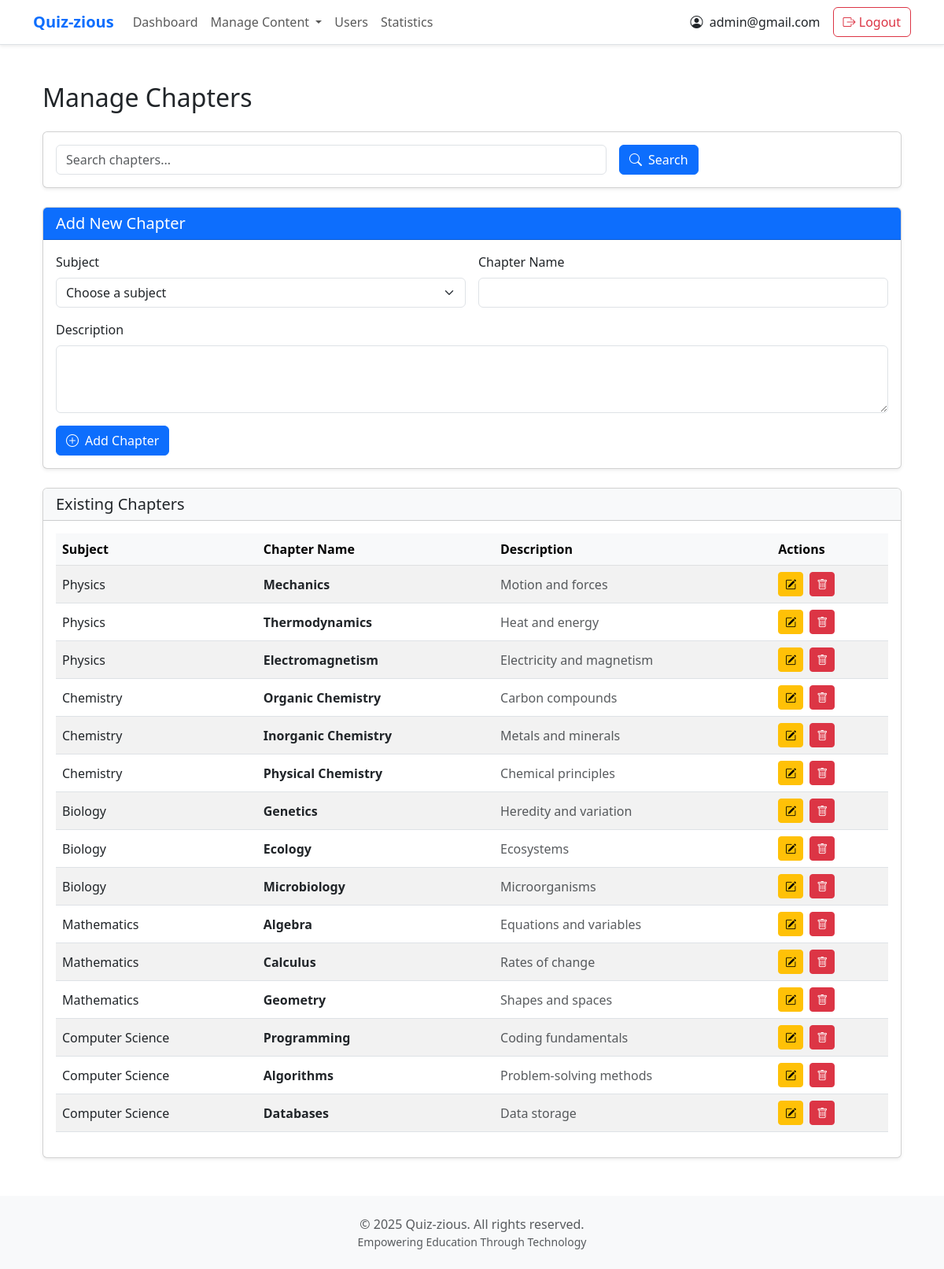
Screenshot of /admin/chapter (signed in) with the database file from the repository.
### tables this page shows
CREATE TABLE users (
            id INTEGER PRIMARY KEY AUTOINCREMENT,
            username TEXT UNIQUE,  -- This will be the email
            full_name TEXT,
            qualification TEXT,
            dob DATE,
            password TEXT,
            role TEXT
        );

CREATE TABLE chapters (
            id INTEGER PRIMARY KEY AUTOINCREMENT,
            subject_id INTEGER,
            name TEXT NOT NULL,
            description TEXT,
            additional_fields TEXT,
            FOREIGN KEY (subject_id) REFERENCES subjects (id)
        );

CREATE TABLE subjects (
            id INTEGER PRIMARY KEY AUTOINCREMENT,
            name TEXT NOT NULL,
            description TEXT,
            additional_fields TEXT
        );

### app.py (the view, shortened to what this page needs)
@app.route('/admin/chapter', methods=['GET', 'POST'])
@admin_required
def chapter():
    search_query = request.args.get('search_query', '')
    conn = sqlite3.connect('database.db')
    cursor = conn.cursor()
    cursor.execute("SELECT * FROM subjects")
    subjects = cursor.fetchall()
    if search_query:
        cursor.execute('''
            SELECT subjects.name AS subject_name, chapters.id AS chapter_id,
                   chapters.name AS chapter_name, chapters.description
            FROM chapters
            JOIN subjects ON chapters.subject_id = subjects.id
            WHERE chapters.name LIKE ? OR chapters.description LIKE ? OR subjects.name LIKE ?
        ''', (f'%{search_query}%', f'%{search_query}%', f'%{search_query}%'))
    else:
        cursor.execute('''
            SELECT subjects.name AS subject_name, chapters.id AS chapter_id,
                   chapters.name AS chapter_name, chapters.description
            FROM chapters
            JOIN subjects ON chapters.subject_id = subjects.id
        ''')
    chapters = cursor.fetchall()
    conn.close()
    return render_template('chapter.html', subjects=subjects, chapters=chapters, search_query=search_query)

### app.py (called while the page is built)
@login_manager.user_loader # user loader for loading the user
def load_user(user_id):
    conn = sqlite3.connect('database.db')
    cursor = conn.cursor()
    cursor.execute("SELECT id, username, role, full_name FROM users WHERE id=?", (user_id,))
    user = cursor.fetchone()
    conn.close()
    if user:
        return User(user[0], user[1], user[2], user[3])
    return None

def admin_required(f):
    @wraps(f)
    def decorated_function(*args, **kwargs):
        if 'role' not in session or session['role'] != 'admin':
            return redirect(url_for('home'))  # Redirect to home if not admin
        return f(*args, **kwargs)
    return decorated_function

### templates/chapter.html (shortened to what this page needs)
{% extends "base.html" %}
{% block content %}
<div class="container py-4">
    <div class="row">
        <div class="col">
            <h2 class="mb-4">Manage Chapters</h2>
            <div class="card shadow-sm mb-4">
                <div class="card-body">
                    <form method="POST" action="{{ url_for('chapter') }}" class="row g-3">
                        <div class="col-md-8">
                            <input type="text" class="form-control" name="search_query"
                                   placeholder="Search chapters..." value="{{ search_query|default('') }}">
                        </div>
                        <div class="col-md-4">
                            <div class="d-flex gap-2">
                                <button type="submit" class="btn btn-primary">
                                    <i class="bi bi-search me-2"></i>Search
                                </button>
                            </div>
                        </div>
                    </form>
                </div>
            </div>
            <div class="card shadow-sm mb-4">
                <div class="card-header bg-primary text-white">
                    <h5 class="mb-0">Add New Chapter</h5>
                </div>
                <div class="card-body">
                    <form method="POST" action="{{ url_for('chapter') }}" class="row g-3">
                        <div class="col-md-6">
                            <label for="subject_id" class="form-label">Subject</label>
                            <select class="form-select" id="subject_id" name="subject_id" required>
                                <option value="" disabled selected>Choose a subject</option>
                            </select>
                        </div>
                        <div class="col-md-6">
                            <label for="name" class="form-label">Chapter Name</label>
                            <input type="text" class="form-control" id="name" name="name" required>
                        </div>
                        <div class="col-12">
                            <label for="description" class="form-label">Description</label>
                            <textarea class="form-control" id="description" name="description"
                                      rows="3" required style="resize: vertical;"></textarea>
                        </div>
                        <div class="col-12">
                            <button type="submit" class="btn btn-primary">
                                <i class="bi bi-plus-circle me-2"></i>Add Chapter
                            </button>
                        </div>
                    </form>
                </div>
            </div>
            <div class="card shadow-sm">
                <div class="card-header bg-light">
                    <h5 class="mb-0">Existing Chapters</h5>
                </div>
                <div class="card-body">
                    <div class="table-responsive">
                        <table class="table table-striped table-hover align-middle">
                            <thead class="table-light">
                                <tr>
                                    <th>Subject</th>
                                    <th>Chapter Name</th>
                                    <th>Description</th>
                                    <th>Actions</th>
                                </tr>
                            </thead>
                            <tbody>
                                {% for chapter in chapters %}
                                <tr>
                                    <td>{{ chapter[0] }}</td>
                                    <td class="fw-semibold">{{ chapter[2] }}</td>
                                    <td class="text-muted">{{ chapter[3] }}</td>
                                    <td>
                                        <div class="d-flex gap-2">
                                            <a href="{{ url_for('edit_chapter', chapter_id=chapter[1]) }}"
                                               class="btn btn-sm btn-warning"
                                               title="Edit">
                                                <i class="bi bi-pencil-square"></i>
                                            </a>
                                            <button type="button"
                                                    class="btn btn-sm btn-danger"
                                                    data-bs-toggle="modal"
                                                    data-bs-target="#deleteModal{{ chapter[1] }}"
                                                    title="Delete">
                                                <i class="bi bi-trash"></i>
                                            </button>
                                        </div>
                                    </td>
                                </tr>
                                {% endfor %}
                            </tbody>
                        </table>
                    </div>
                </div>
            </div>
        </div>
    </div>
</div>
{% endblock %}

### templates/base.html (shortened to what this page needs)
<!DOCTYPE html>
<html lang="en" data-bs-theme="light">
<head>
    <link href="https://cdn.jsdelivr.net/npm/bootstrap@5.3.0/dist/css/bootstrap.min.css" rel="stylesheet">
    <link rel="stylesheet" href="https://cdn.jsdelivr.net/npm/bootstrap-icons@1.11.0/font/bootstrap-icons.css">
</head>
<body class="d-flex flex-column min-vh-100">
    <nav class="navbar navbar-expand-lg navbar-light bg-white border-bottom shadow-sm">
        <div class="container">
            <a class="navbar-brand fw-bold text-primary" href="{% if session['role'] == 'admin' %}{{ url_for('admin_dashboard') }}{% else %}{{ url_for('user_dashboard') }}{% endif %}">Quiz-zious</a>
            <div class="collapse navbar-collapse" id="navbarNav">
                <ul class="navbar-nav me-auto">
                    {% if session['role'] == 'admin' %}
                        <li class="nav-item">
                            <a class="nav-link" href="{{ url_for('admin_dashboard') }}">Dashboard</a>
                        </li>
                        <li class="nav-item dropdown">
                            <a class="nav-link dropdown-toggle" href="#" role="button" data-bs-toggle="dropdown" aria-expanded="false">
                                Manage Content
                            </a>
                        </li>
                        <li class="nav-item">
                            <a class="nav-link" href="/admin/manage-users">Users</a>
                        </li>
                        <li class="nav-item">
                            <a class="nav-link" href="{{ url_for('admin_statistics') }}">Statistics</a>
                        </li>
                    {% else %}
                        <li class="nav-item">
                            <a class="nav-link" href="{{ url_for('user_dashboard') }}">Dashboard</a>
                        </li>
                    {% endif %}
                </ul>
                <div class="d-flex align-items-center">
                    <div class="nav-item me-3">
                        <span class="text-dark">
                            <i class="bi bi-person-circle me-1"></i>
                            {{ session['username'] }}
                        </span>
                    </div>
                    <div class="nav-item">
                        <a class="btn btn-outline-danger" href="/logout">
                            <i class="bi bi-box-arrow-right"></i> Logout
                        </a>
                    </div>
                </div>
            </div>
        </div>
    </nav>
    <main class="container flex-grow-1 py-4">
        {% block content %}{% endblock %}
    </main>
    <footer class="footer mt-auto bg-light py-4">
        <div class="container">
            <div class="text-center text-muted">
                <p class="mb-0">&copy; 2025 Quiz-zious. All rights reserved.</p>
                <p class="mb-0 small">Empowering Education Through Technology</p>
            </div>
        </div>
    </footer>
</body>
</html>

### rows the page displays
users: username "admin@gmail.com"
chapters: name "Physics", name "Mechanics", description "Motion and forces"
chapters: name "Physics", name "Thermodynamics", description "Heat and energy"
chapters: name "Physics", name "Electromagnetism", description "Electricity and magnetism"
chapters: name "Chemistry", name "Organic Chemistry", description "Carbon compounds"
chapters: name "Chemistry", name "Inorganic Chemistry", description "Metals and minerals"
chapters: name "Chemistry", name "Physical Chemistry", description "Chemical principles"
chapters: name "Biology", name "Genetics", description "Heredity and variation"
chapters: name "Biology", name "Ecology", description "Ecosystems"
chapters: name "Biology", name "Microbiology", description "Microorganisms"
chapters: name "Mathematics", name "Algebra", description "Equations and variables"
chapters: name "Mathematics", name "Calculus", description "Rates of change"
chapters: name "Mathematics", name "Geometry", description "Shapes and spaces"
chapters: name "Computer Science", name "Programming", description "Coding fundamentals"
chapters: name "Computer Science", name "Algorithms", description "Problem-solving methods"
chapters: name "Computer Science", name "Databases", description "Data storage"
